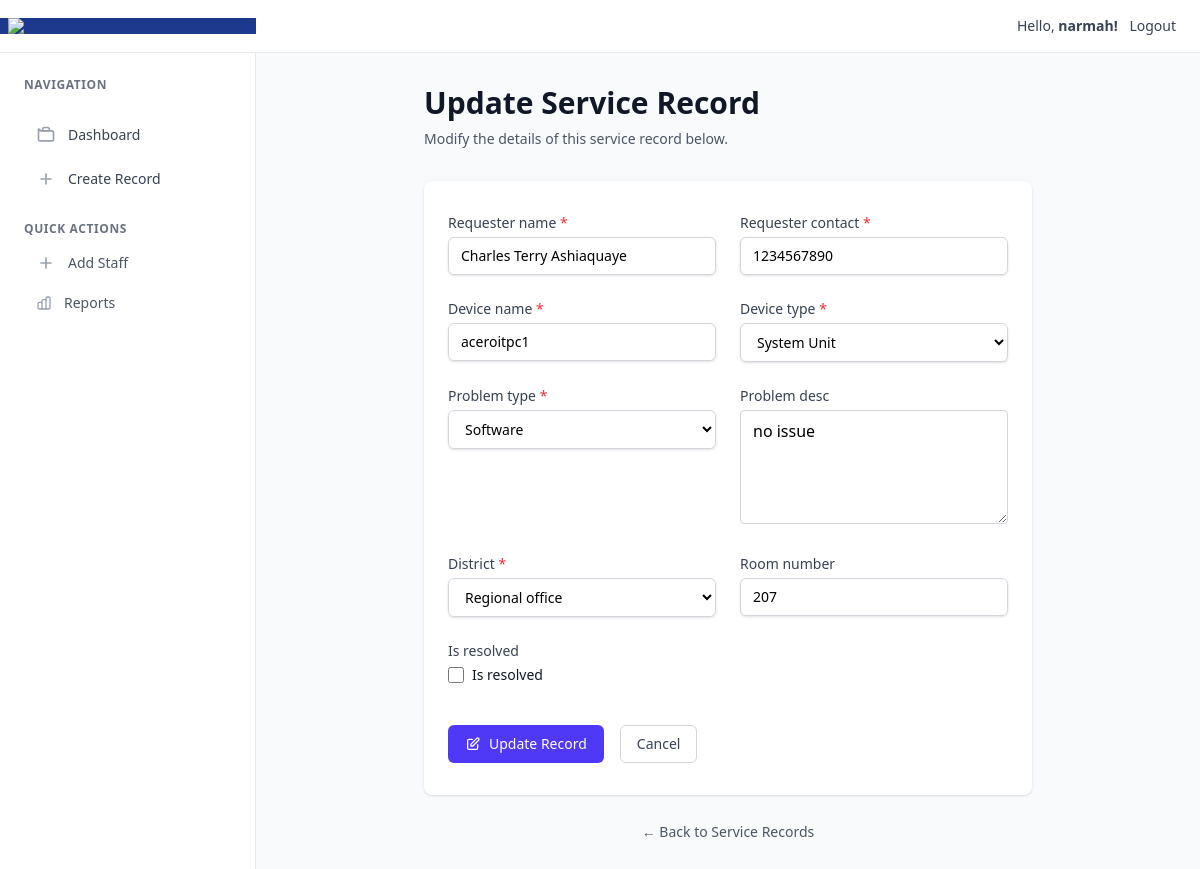
Screenshot of /update/2 (signed in) with the database file from the repository.
### accounts/models.py (models this page shows, shortened)
class Staff(AbstractUser):
    phone_number = models.CharField(max_length=10, blank=False)
    other_names = models.CharField(max_length=255, blank=True)
    force_password_change = models.BooleanField(default=False, blank=True)

### service_tracker/models.py (models this page shows, shortened)
class ServiceRecord(models.Model):
    class DeviceType(models.TextChoices):
        AIO = 'aio', 'AIO'
        LAPTOP = 'laptop', 'Laptop'
        SYSTEM_UNIT = 'system unit', 'System Unit'
        MONITOR = 'monitor', 'Monitor'
        OTHER = 'other', 'Other'
    class ProblemType(models.TextChoices):
        NETWORK = 'network', 'Network'
        SOFTWARE = 'software', 'Software'
        HARDWARE = 'hardware', 'Hardware'
        OTHER = 'other', 'Other'
    class District(models.TextChoices):
        ADENTA = 'adenta', 'Adenta'
        LEGON = 'legon', 'Legon'
        TESHIE = 'teshie', 'Teshie'
        MAKOL = 'makola', 'Makola'
        ROMAN_RIDGE = 'roman ridge', 'Roman Ridge'
        DODOWA = 'dodowa', 'Dodowa'
        MAMPONG = 'mampong', 'Mampong'
        KWABENYA = 'kwabenya', 'Kwabenya'
        REGIONAL_OFFICE = 'regional office', 'Regional office'
    requester_name = models.CharField(max_length=100)
    requester_contact = models.CharField(max_length=10)
    device_name = models.CharField(max_length=50)
    device_type = models.CharField(choices=DeviceType.choices, default=DeviceType.SYSTEM_UNIT, max_length=20)
    problem_type = models.CharField(choices=ProblemType.choices , default=ProblemType.SOFTWARE, max_length=10)
    problem_desc = models.TextField(blank=True, null=True)
    district = models.CharField(choices=District.choices, default=District.REGIONAL_OFFICE, max_length=20)
    room_number= models.CharField(max_length=3, blank=True, null=True)
    received_at = models.DateTimeField(auto_now_add=True)
    returned_at = models.DateTimeField(blank=True, null=True)
    received_by = models.ForeignKey(User, on_delete=models.SET_NULL, blank=True, null=True, related_name='received_jobs')
    is_resolved = models.BooleanField(default=False)
    class Meta:
        ordering = ['-received_at']

### service_tracker/views.py (the view)
# urls.py: path('update/<int:pk>', views.updateJob, name='edit'),
@login_required
def updateJob(request, pk):
    record = get_object_or_404(ServiceRecord, pk=pk)
    form = ServiceRecordForm(request.POST or None, instance=record)
    if request.method == 'POST' and form.is_valid():
        form.save()
        return redirect('service_tracker:detail', pk=record.pk)
    return render(request, 'service_tracker/update-job.html', {'form': form, 'record': record})

### service_tracker/templates/service_tracker/update-job.html (shortened to what this page needs)
{% extends 'base.html' %}
{% block content %}
<div class="max-w-2xl mx-auto px-4 sm:px-6 lg:px-8 py-8">
        <div class="mb-8">
            <div class="flex items-center">
                <h1 class="text-3xl font-bold text-gray-900">Update Service Record</h1>
            </div>
            <p class="mt-2 text-sm text-gray-600">Modify the details of this service record below.</p>
        </div>
        <div class="bg-white shadow-sm rounded-lg">
            <div class="px-6 py-8">
                <form action="" method="post" class="space-y-6">
                    <div class="grid grid-cols-1 md:grid-cols-2 gap-6">
                        {% for field in form %}
                        <div class="{% if field.field.widget.input_type == 'checkbox' %}md:col-span-2{% endif %}">
                            <label for="{{ field.id_for_label }}" class="block text-sm font-medium text-gray-700 mb-1">
                                {{ field.label }}
                                {% if field.field.required %}
                                <span class="text-red-500">*</span>
                                {% endif %}
                            </label>
                            <div class="mt-1">
                                {% if field.field.widget.input_type == 'text' or field.field.widget.input_type == 'email' or field.field.widget.input_type == 'password' %}
                                <input type="{{ field.field.widget.input_type }}"
                                       name="{{ field.name }}"
                                       id="{{ field.id_for_label }}"
                                       value="{{ field.value|default_if_none:'' }}"
                                       class="block w-full px-3 py-2 border border-gray-300 rounded-md shadow-sm placeholder-gray-400 focus:outline-none focus:ring-indigo-500 focus:border-indigo-500 sm:text-sm {% if field.errors %}border-red-300{% endif %}"
                                       {% if field.field.required %}required{% endif %}>
                                {% elif field.field.widget.input_type == 'select' %}
                                <select name="{{ field.name }}"
                                        id="{{ field.id_for_label }}"
                                        class="block w-full px-3 py-2 border border-gray-300 rounded-md shadow-sm focus:outline-none focus:ring-indigo-500 focus:border-indigo-500 sm:text-sm {% if field.errors %}border-red-300{% endif %}"
                                        {% if field.field.required %}required{% endif %}>
                                    {% for option_value, option_label in field.field.choices %}
                                    <option value="{{ option_value }}" {% if field.value == option_value %}selected{% endif %}>{{ option_label }}</option>
                                    {% endfor %}
                                </select>
                                {% elif field.field.widget.input_type == 'checkbox' %}
                                <div class="flex items-center">
                                    <input type="checkbox"
                                           name="{{ field.name }}"
                                           id="{{ field.id_for_label }}"
                                           class="h-4 w-4 text-indigo-600 focus:ring-indigo-500 border-gray-300 rounded {% if field.errors %}border-red-300{% endif %}">
                                    <label for="{{ field.id_for_label }}" class="ml-2 block text-sm text-gray-900">
                                        {{ field.label }}
                                    </label>
                                </div>
                                {% else %}
                                {{ field }}
                                {% endif %}
                            </div>
                        </div>
                        {% endfor %}
                    </div>
                    <div class="pt-4 md:col-span-2 flex space-x-4">
                        <button type="submit"
                                class="inline-flex justify-center items-center px-4 py-2 border border-transparent text-sm font-medium rounded-md text-white bg-indigo-600 hover:bg-indigo-700 focus:outline-none focus:ring-2 focus:ring-offset-2 focus:ring-indigo-500 transition-colors duration-200">
                            <svg class="w-4 h-4 mr-2" fill="none" stroke="currentColor" viewBox="0 0 24 24">
                                <path stroke-linecap="round" stroke-linejoin="round" stroke-width="2" d="M11 5H6a2 2 0 00-2 2v11a2 2 0 002 2h11a2 2 0 002-2v-5m-1.414-9.414a2 2 0 112.828 2.828L11.828 15H9v-2.828l8.586-8.586z"></path>
                            </svg>
                            Update Record
                        </button>
                        <a href="{% url 'service_tracker:detail' record.pk %}"
                           class="inline-flex justify-center items-center px-4 py-2 border border-gray-300 text-sm font-medium rounded-md text-gray-700 bg-white hover:bg-gray-50 focus:outline-none focus:ring-2 focus:ring-offset-2 focus:ring-indigo-500 transition-colors duration-200">
                            Cancel
                        </a>
                    </div>
                </form>
            </div>
        </div>
        <div class="mt-6 text-center">
            <a href="{% url 'service_tracker:index' %}"
               class="text-sm text-gray-600 hover:text-gray-900 transition-colors duration-200">
                ← Back to Service Records
            </a>
        </div>
    </div>
{% endblock %}

### templates/partials/_navbar.html
<nav class="bg-white shadow-sm border-b border-gray-200 flex justify-between items-center shrink-0">
    <div class="bg-blue-900 px-2">
        <img src="https://ecg.com.gh/images/site/ecg_logo.png" class="w-60" />
    </div>
    <div class="text-sm px-6 py-4 text-gray-700 font-medium space-x-2">
        Hello, <b>{{request.user.username|default:"Guest"}}!</b>
        <span>
            {% if not request.user.is_authenticated %}
            <a href="{% url 'accounts:login' %}">Login</a>
            {% else %}
            <button onclick="document.getElementById('logout-modal').classList.remove('hidden')">Logout</button>
            {% endif %}
        </span>
    </div>
</nav>

### src/css/style.css (style rules this page uses)
html, body { overflow-x: hidden; }

### rows the page displays
Staff: user.username "narmah"
ServiceRecord: requester_name "Charles Terry Ashiaquaye" "1234567890" "aceroitpc1" "207", device_type "System Unit" "Software" "Regional office", form "no issue"

### other values shown
{{ field.label }} "Requester name" "Requester contact" "Device name" "Device type" "Problem type" "Problem desc" "District" "Room number" "Is resolved"
{{ field.label }} "Is resolved"
